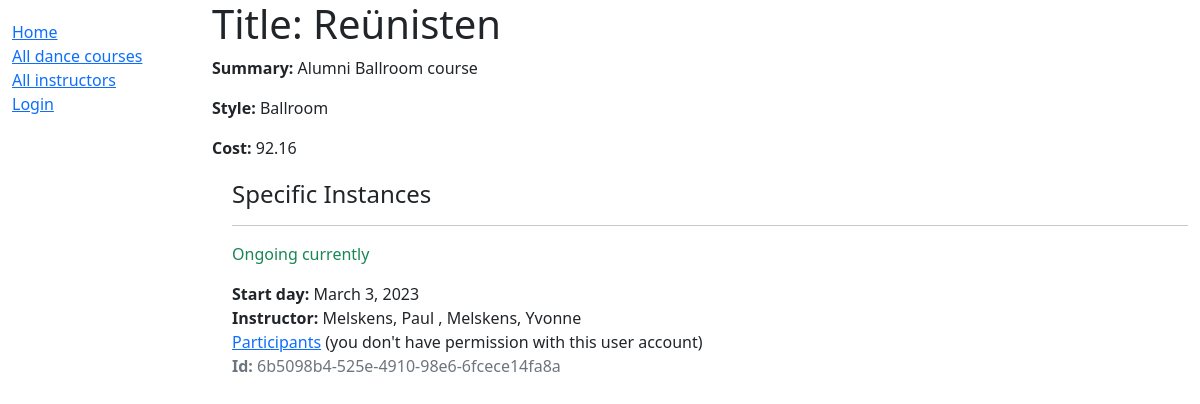
/catalog/dance_course/1, run on the app's committed database.
### catalog/models.py (models this page shows, shortened)
class Dance_course(models.Model):
    title = models.CharField(max_length=200)
    '''not needed for my class: foreign key
    # Foreign Key used because book can only have one author, but authors can have multiple books
    # Author is a string rather than an object because it hasn't been declared yet in the file
    author = models.ForeignKey('Author', on_delete=models.SET_NULL, null=True)
    '''
    summary = models.TextField(max_length=1000, help_text='Enter a brief description of the dance course')
    ''' not needed
    isbn = models.CharField('ISBN', max_length=13, unique=True,
                             help_text='13 Character <a href="https://www.isbn-international.org/content/what-isbn">ISBN number</a>')
    '''
    ''' many to many
    # ManyToManyField used because genre can contain many books. Books can cover many genres.
    # Genre class has already been defined so we can specify the object above.
    genre = models.ManyToManyField(Genre, help_text='Select a genre for this book')
    '''
    style = models.ForeignKey('Style', on_delete=models.SET_NULL, null=True)
    cost = models.DecimalField(max_digits=5, decimal_places=2)

class Style(models.Model):
    name = models.CharField(max_length=200, help_text='Enter a dance style (e.g. Salsa)')
    PARTNER_STRUCTURE = (
        ('s', 'solo dance'),
        ('p', 'partnered'),
    )
    partner_needed = models.CharField(
        max_length=1,
        choices=PARTNER_STRUCTURE,
        blank=True,
        default='p',
        help_text='enter whether this is a pair dance with partner (e.g. Ballroom) or a solo dance (e.g. Hip hop)',
    )
    def __str__(self):
        return self.name

class Dance_course_instance(models.Model):
    id = models.UUIDField(primary_key=True, default=uuid.uuid4, help_text='Unique ID for this particular run of a specific dance course e.g. in one particular semester')
    dance_course = models.ForeignKey('Dance_course', on_delete=models.RESTRICT, null=True)
    start_date = models.DateField(null=True, blank=True)
    DAYS = (
        ('mo', 'Monday'),
        ('tu', 'Tuesday'),
        ('we', 'Wednesday'),
        ('th', 'Thursday'),
        ('fr', 'Friday'),
        ('sa', 'Saturday'),
        ('su', 'Sunday'),
    )
    day = models.CharField(
        max_length=2,
        choices=DAYS,
        blank=True,
        default='mo',
        help_text= 'On which day is the course?'
    )
    time = models.CharField(max_length=14, blank=True)
    RUN_STATUS = (
        ('f', 'Finished'),
        ('o', 'Ongoing currently'),
        ('n', 'not yet started'),
    )
    running = models.CharField(
        max_length=1,
        choices=RUN_STATUS,
        blank=True,
        default='n',
        help_text='Is the course currently running, finished in the past or will start to be held in the future',
    )
    instructor = models.ManyToManyField('Instructor', help_text='Select instructor(s) for this dance course instance')
    attendees = models.ManyToManyField(User, blank=True, help_text = 'Put in the Footloose members that attend this course')
    class Meta:
        ordering = ['start_date']
        permissions = (("acces_to_participants", "access the attending participants"),)

class Instructor(models.Model):
    first_name = models.CharField(max_length=100)
    last_name = models.CharField(max_length=100)
    date_of_birth = models.DateField(null=True, blank=True)
    speaks_language = models.ManyToManyField(Language, help_text='Select language(s) the instructor can teach in')
    slug = models.SlugField(null = False, unique=True)
    class Meta:
        ordering = ['first_name', 'last_name']
    def __str__(self):
        return f'{self.last_name}, {self.first_name}'

### catalog/views.py (the view)
# urls.py: path('dance_course/<int:pk>', views.Dance_courseDetailView.as_view(), name='dance_course-detail'),
class Dance_courseDetailView(generic.DetailView):
    model = Dance_course
    paginate_by = 3

### catalog/templates/catalog/dance_course_detail.html
{% extends "base_generic.html" %}
{% block content %}
  <h1>Title: {{ dance_course.title }}</h1>
<p><strong>Summary:</strong> {{ dance_course.summary }}</p>
<p><strong>Style:</strong> {{ dance_course.style }}</p>
<p><strong>Cost:</strong> {{ dance_course.cost }}</p>
<div style="margin-left:20px;margin-top:20px">
  <h4>Specific Instances</h4>
  {% for instance in dance_course.dance_course_instance_set.all %}
    <hr />
    <p
      class="{% if instance.running == 'o' %}text-success{% elif instance.running == 'f' %}text-danger{% else %}text-warning{% endif %}">
      {{ instance.get_running_display }}</p>
    <strong>Start day:</strong> {{ instance.start_date }}<br>
    <strong>Instructor:</strong> {{ instance.instructor.all|join:" , " }}<br>
    {% if perms.catalog.acces_to_participants %}
    <a href="{% url 'attending-students' instance.pk %}">Participants</a><br>
    {% else %}
    <a href="{% url 'attending-students' instance.pk %}">Participants</a> (you don't have permission with this user account)<br>
    {% endif %}
    <p class="text-muted"><strong>Id:</strong> {{ instance.id }}</p>
  {% endfor %}
</div>
{% endblock %}

### data on the page
Dance_course: summary "Alumni Ballroom course", style "Ballroom", cost "92.16"
Dance_course_instance: running "Ongoing currently", start_date "March 3, 2023", instructor.all "Melskens, Paul , Melskens, Yvonne", id "6b5098b4-525e-4910-98e6-6fcece14fa8a"
